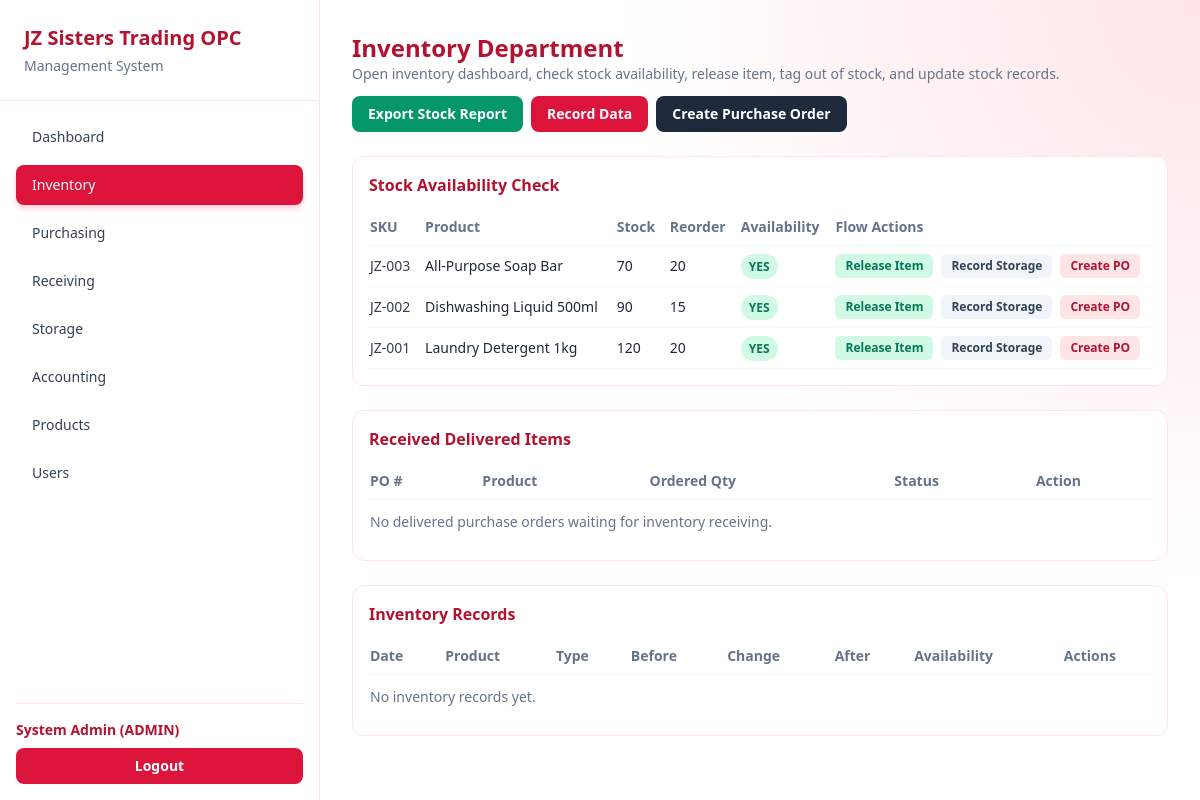
The page /admin/inventory.php (signed in) on the database its author committed.
### tables this page shows
CREATE TABLE `products` (
  `id` int(11) NOT NULL,
  `sku` varchar(50) NOT NULL,
  `product_name` varchar(150) NOT NULL,
  `description` text DEFAULT NULL,
  `price` decimal(12,2) NOT NULL DEFAULT 0.00,
  `stock_qty` int(11) NOT NULL DEFAULT 0,
  `reorder_level` int(11) NOT NULL DEFAULT 10,
  `created_at` timestamp NOT NULL DEFAULT current_timestamp()
);

### includes/helpers.php (called while the page is built, shortened)
<?php
function e($value)
{
    return htmlspecialchars((string)$value, ENT_QUOTES, 'UTF-8');
}
function config($key = null, $default = null)
{
    $config = $GLOBALS['app_config'] ?? [];
    $segments = explode('.', (string)$key);
    $value = $config;
    foreach ($segments as $segment) {
        $value = $value[$segment];
    }
    return $value;
}
function app_base_url()
{
    $baseUrl = trim((string)config('app.base_url', '/client1'));
    return '/' . trim($baseUrl, '/');
}
function app_url($path = '')
{
    $path = ltrim((string)$path, '/');
    $baseUrl = app_base_url();
    return $baseUrl . '/' . $path;
}

### admin/inventory.php (the view, shortened to what this page needs)
<?php
require_once __DIR__ . '/../includes/bootstrap.php';
$products = $pdo->query('SELECT * FROM products ORDER BY product_name ASC')->fetchAll();
$incomingPurchaseOrders = $pdo->query("SELECT po.id, po.po_number, po.quantity, po.status, p.sku, p.product_name FROM purchase_orders po JOIN products p ON p.id = po.product_id WHERE po.status = 'SENT_TO_RECEIVING' ORDER BY po.id DESC")->fetchAll();
$records = $pdo->query('SELECT ir.*, p.product_name, p.sku, u.name AS created_by_name FROM inventory_records ir JOIN products p ON p.id = ir.product_id JOIN users u ON u.id = ir.created_by ORDER BY ir.id DESC LIMIT 100')->fetchAll();
include __DIR__ . '/../partials/header.php';
?>
<div class="space-y-6">
    <div class="flex flex-wrap items-center justify-between gap-3">
        <div>
            <h2 class="text-2xl font-bold text-brand-700">Inventory Department</h2>
            <p class="text-sm text-slate-500">Open inventory dashboard, check stock availability, release item, tag out of stock, and update stock records.</p>
        </div>
        <div class="flex flex-wrap gap-2">
            <a href="<?= e(app_url('admin/inventory.php')); ?>?export=stock_report_csv" class="rounded-lg bg-emerald-600 px-4 py-2 text-sm font-semibold text-white hover:bg-emerald-700">Export Stock Report</a>
            <button data-modal-open="record-inventory-modal" class="rounded-lg bg-brand-600 px-4 py-2 text-sm font-semibold text-white hover:bg-brand-700">Record Data</button>
            <button data-modal-open="quick-po-modal" class="rounded-lg bg-slate-800 px-4 py-2 text-sm font-semibold text-white hover:bg-slate-900">Create Purchase Order</button>
        </div>
    </div>
    <section class="rounded-xl border border-brand-100 bg-white p-4 overflow-x-auto">
        <h3 class="text-base font-semibold text-brand-700 mb-3">Stock Availability Check</h3>
        <table class="min-w-full text-sm">
            <thead>
            <tr class="border-b border-slate-100 text-left text-slate-500">
                <th class="py-2 pr-3">SKU</th>
                <th class="py-2 pr-3">Product</th>
                <th class="py-2 pr-3">Stock</th>
                <th class="py-2 pr-3">Reorder</th>
                <th class="py-2 pr-3">Availability</th>
                <th class="py-2">Flow Actions</th>
            </tr>
            </thead>
            <tbody>
            <?php foreach ($products as $product): ?>
                <?php
                $isAvailable = (int)$product['stock_qty'] > 0;
                $availability = $isAvailable ? 'YES' : 'NO';
                ?>
                <tr class="border-b border-slate-50">
                    <td class="py-2 pr-3 font-medium text-slate-700"><?= e($product['sku']); ?></td>
                    <td class="py-2 pr-3"><?= e($product['product_name']); ?></td>
                    <td class="py-2 pr-3"><?= (int)$product['stock_qty']; ?></td>
                    <td class="py-2 pr-3"><?= (int)$product['reorder_level']; ?></td>
                    <td class="py-2 pr-3">
                        <span class="rounded-full px-2 py-1 text-xs font-semibold <?= $availability === 'YES' ? 'bg-emerald-100 text-emerald-700' : 'bg-rose-100 text-rose-700'; ?>"><?= $availability; ?></span>
                    </td>
                    <td class="py-2">
                        <div class="flex flex-wrap gap-2">
                            <?php if ($isAvailable): ?>
                                <button data-modal-open="release-item-<?= (int)$product['id']; ?>" class="rounded-md bg-emerald-100 px-2.5 py-1 text-xs font-semibold text-emerald-700">Release Item</button>
                                <button data-modal-open="send-storage-<?= (int)$product['id']; ?>" class="rounded-md bg-slate-100 px-2.5 py-1 text-xs font-semibold text-slate-700">Record Storage</button>
                            <?php else: ?>
                                <button data-modal-open="tag-out-<?= (int)$product['id']; ?>" class="rounded-md bg-rose-100 px-2.5 py-1 text-xs font-semibold text-rose-700">Tag as Out of Stock</button>
                            <?php endif; ?>
                            <button data-modal-open="quick-po-<?= (int)$product['id']; ?>" class="rounded-md bg-brand-100 px-2.5 py-1 text-xs font-semibold text-brand-700">Create PO</button>
                        </div>
                    </td>
                </tr>
            <?php endforeach; ?>
            </tbody>
        </table>
    </section>
    <section class="rounded-xl border border-brand-100 bg-white p-4 overflow-x-auto">
        <h3 class="text-base font-semibold text-brand-700 mb-3">Received Delivered Items</h3>
        <table class="min-w-full text-sm">
            <thead>
            <tr class="border-b border-slate-100 text-left text-slate-500">
                <th class="py-2 pr-3">PO #</th>
                <th class="py-2 pr-3">Product</th>
                <th class="py-2 pr-3">Ordered Qty</th>
                <th class="py-2 pr-3">Status</th>
                <th class="py-2">Action</th>
            </tr>
            </thead>
            <tbody>
            <?php if (!$incomingPurchaseOrders): ?>
                <tr><td class="py-3 text-slate-500" colspan="5">No delivered purchase orders waiting for inventory receiving.</td></tr>
            <?php endif; ?>
            </tbody>
        </table>
    </section>
    <section class="rounded-xl border border-brand-100 bg-white p-4 overflow-x-auto">
        <h3 class="text-base font-semibold text-brand-700 mb-3">Inventory Records</h3>
        <table class="min-w-full text-sm">
            <thead>
            <tr class="border-b border-slate-100 text-left text-slate-500">
                <th class="py-2 pr-3">Date</th>
                <th class="py-2 pr-3">Product</th>
                <th class="py-2 pr-3">Type</th>
                <th class="py-2 pr-3">Before</th>
                <th class="py-2 pr-3">Change</th>
                <th class="py-2 pr-3">After</th>
                <th class="py-2 pr-3">Availability</th>
                <th class="py-2">Actions</th>
            </tr>
            </thead>
            <tbody>
            <?php if (!$records): ?>
                <tr><td class="py-3 text-slate-500" colspan="8">No inventory records yet.</td></tr>
            <?php endif; ?>
            </tbody>
        </table>
    </section>
</div>
<?php include __DIR__ . '/../partials/footer.php'; ?>

### partials/header.php (style rules this page uses)
.page-bg { background: radial-gradient(circle at top right, #ffe4e6 0%, #ffffff 40%, #ffffff 100%); }

### rows shown on the page
products: sku "JZ-003", product_name "All-Purpose Soap Bar", stock_qty "70", reorder_level "20", stock_qty "YES"
products: sku "JZ-002", product_name "Dishwashing Liquid 500ml", stock_qty "90", reorder_level "15", stock_qty "YES"
products: sku "JZ-001", product_name "Laundry Detergent 1kg", stock_qty "120", reorder_level "20", stock_qty "YES"

### other values the page prints
$item['label'] "Dashboard"
$item['label'] "Inventory"
$item['label'] "Purchasing"
$item['label'] "Receiving"
$item['label'] "Storage"
$item['label'] "Accounting"
$item['label'] "Products"
$item['label'] "Users"
$displayName "System Admin"
$role "ADMIN"
